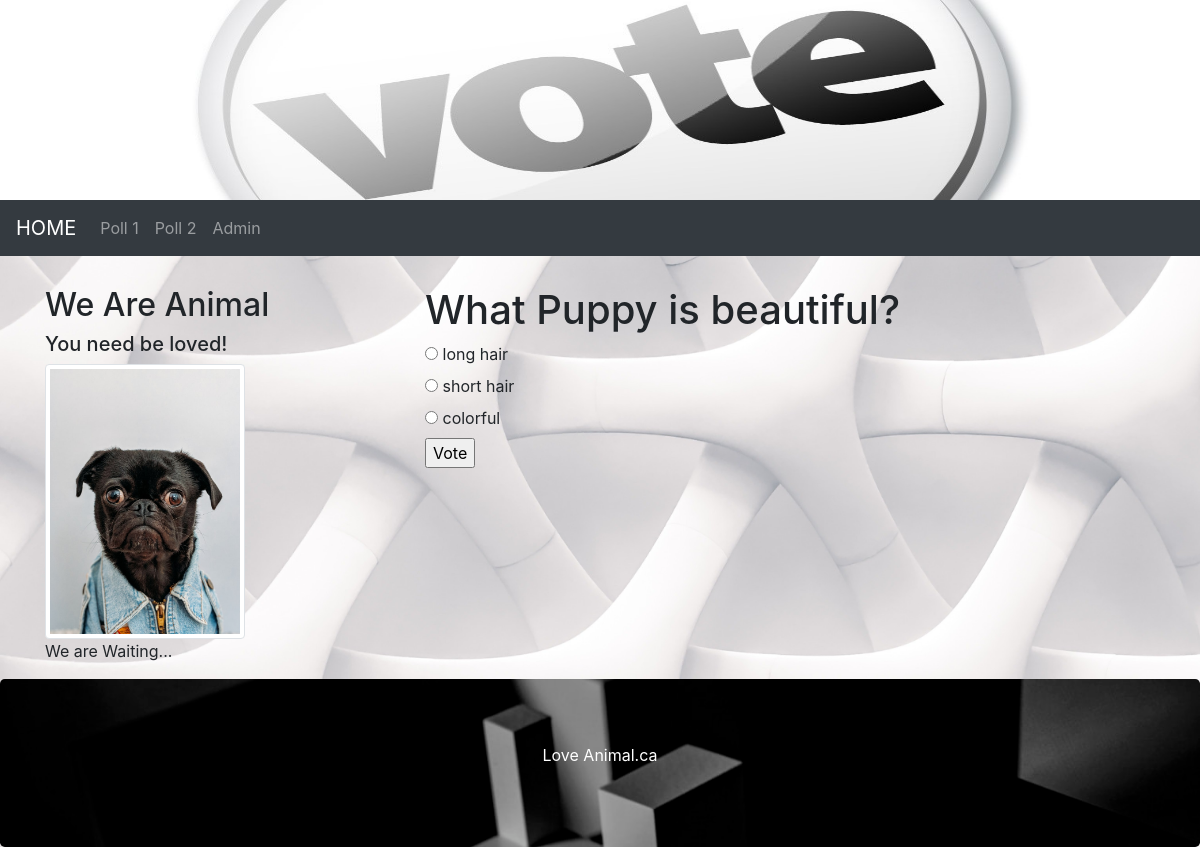
The app's page /polls/14/ with its own data.
### polls/models.py (models this page shows, shortened)
class Question(models.Model):
    question_text = models.CharField(max_length=200)
    pub_date = models.DateTimeField('date published')
    def was_published_recently(self):
        now = timezone.now()
        return now - datetime.timedelta(days=1) <= self.pub_date <= now
    was_published_recently.admin_order_field = 'pub_date'
    was_published_recently.boolean = True
    was_published_recently.short_description = 'Published recently?'

class Choice(models.Model):
    question = models.ForeignKey(Question, on_delete=models.CASCADE)
    choice_text = models.CharField(max_length=200)
    votes = models.IntegerField(default=0)

### polls/views.py (the view)
# urls.py: path('<int:pk>/', views.DetailView.as_view(), name='detail'),
class DetailView(generic.DetailView):
    model = Question
    template_name = 'polls/boot_detail.html'

### polls/templates/polls/boot_detail.html (shortened to what this page needs)
<!DOCTYPE html>
<html lang="en">
<head>
    {% load static %}
    <link rel="stylesheet" href="https://maxcdn.bootstrapcdn.com/bootstrap/4.3.1/css/bootstrap.min.css">
    <link rel="stylesheet" href="{% static '/polls/css/pl_visual.css' %}"/>
</head>
<header>
    <img src="{% static '/polls/images/background10.jpg' %}" alt="Girl in a jacket" width="1285" height="200">
</header>
<body>
<nav class="navbar navbar-expand-sm bg-dark navbar-dark">
    <a class="navbar-brand" href="http://172.16.176.21/w0443276/hide/tutorial10/lht_august.html#">HOME</a>
    <div class="collapse navbar-collapse" id="collapsibleNavbar">
        <ul class="navbar-nav">
            <li class="nav-item">
                <a class="nav-link" href="{% url 'polls:index' %}">Poll 1</a>
            </li>
            <li class="nav-item">
                <a class="nav-link" href="{% url 'polls:index' %}">Poll 2</a>
            </li>
            <li class="nav-item">
                <a class="nav-link" href="http://127.0.0.1:8000/admin/">Admin</a>
            </li>
        </ul>
    </div>
</nav>
<div class="container" style="margin-top:30px">
    <div class="row">
        <div class="col-sm-4">
            <h2>We Are Animal</h2>
            <h5>You need be loved!</h5>
            <div ><img src="{% static '/polls/images/puppys6.jpg' %}"
                       class="img-thumbnail" alt="dog" width="200" height="250"/></div>
            <p>We are Waiting...</p>
        </div>
        <div class="col-sm-8">
            <h1>{{ question.question_text }}</h1>
            <form action="{% url 'polls:vote' question.id %}" method="post">
                {% for choice in question.choice_set.all %}
                <input type="radio" name="choice" id="choice{{ forloop.counter }}" value="{{ choice.id }}">
                <label for="choice{{ forloop.counter }}">{{ choice.choice_text }}</label><br>
                {% endfor %}
                <input type="submit" value="Vote">
            </form>
        </div>
    </div>
</div>
<div class="jumbotron text-center" style="margin-bottom:0">
    <p class="text-white">Love Animal.ca</p>
</div>
</body>
</html>

### polls/static/polls/css/pl_visual.css (style rules this page uses)
body { margin-left: auto; margin-right: auto; max-width: value; min-width: value; width: 100%; }
body > header > img { margin-left: auto; margin-right: auto; display: block; width: 100%; }

### records on screen
Question: question_text "What Puppy is beautiful?"
Choice: choice_text "long hair"
Choice: choice_text "short hair"
Choice: choice_text "colorful"
